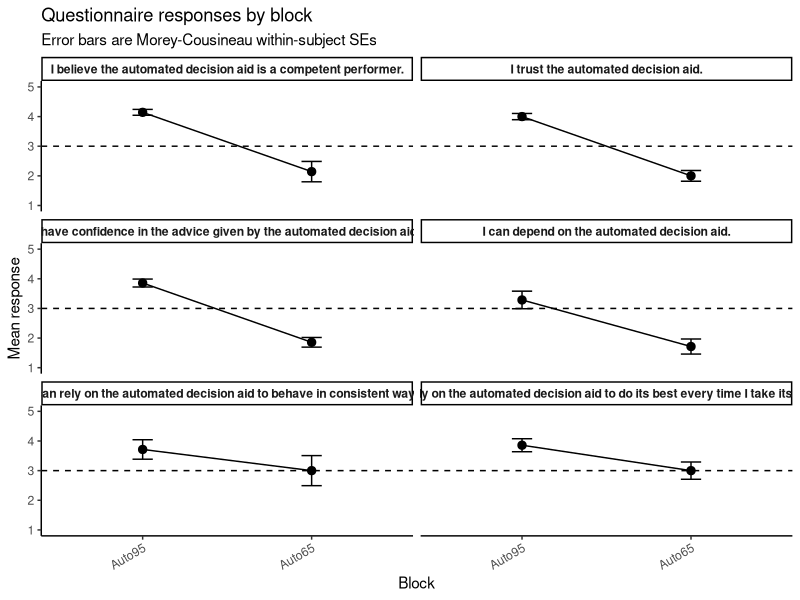

The R source for this figure: (Note: this script raises an error after producing the figure.)
# Clear workspace
rm(list = ls())

# Load libraries
library("dplyr")
library("readr")
library("tidyr")
library("patchwork")
library("ggplot2")
library("forcats")

# ------------------
# Load data
# ------------------
dat <- read_csv("data/data_virus_postblock_all.csv", show_col_types = FALSE)
str(dat)

# ------------------
# Questionnaire responses by block
# Across-participant mean with Morey-Cousineau within-subject SEs
# ------------------
dat_q <- dat %>%
  mutate(
    participant_id = factor(participant_id),
    block = factor(
      block,
      levels = c("CALIBRATION", "MANUAL", "AUTOMATION1", "AUTOMATION2"),
      labels = c("Calibration", "Manual", "Auto95", "Auto65")
    ),
    question = factor(question, levels = unique(question))
  ) %>%
  filter(!is.na(participant_id), !is.na(block), !is.na(question), !is.na(response))

subj_q_summary <- dat_q %>%
  group_by(participant_id, block, question) %>%
  summarise(
    response = mean(response, na.rm = TRUE),
    .groups = "drop"
  )

get_morey_cf <- function(data, subject_col, within_cols, dv_col) {
  
  subj_means <- data %>%
    group_by(.data[[subject_col]]) %>%
    summarise(
      subj_mean = mean(.data[[dv_col]], na.rm = TRUE),
      .groups = "drop"
    )
  
  grand_mean <- mean(data[[dv_col]], na.rm = TRUE)
  
  data_norm <- data %>%
    left_join(subj_means, by = setNames(subject_col, subject_col)) %>%
    mutate(
      dv_norm = .data[[dv_col]] - subj_mean + grand_mean
    )
  
  n_within <- prod(sapply(within_cols, function(v) dplyr::n_distinct(data[[v]])))
  morey_correction <- sqrt(n_within / (n_within - 1))
  
  out <- data_norm %>%
    group_by(across(all_of(within_cols))) %>%
    summarise(
      mean = mean(.data[[dv_col]], na.rm = TRUE),
      sd_norm = sd(dv_norm, na.rm = TRUE),
      n = dplyr::n_distinct(.data[[subject_col]]),
      se = (sd_norm / sqrt(n)) * morey_correction,
      .groups = "drop"
    )
  
  out
}

q_plot_dat <- get_morey_cf(
  data = subj_q_summary,
  subject_col = "participant_id",
  within_cols = c("block", "question"),
  dv_col = "response"
)

p_q <- ggplot(q_plot_dat, aes(x = block, y = mean, group = 1)) +
  geom_hline(yintercept = 3, linetype = "dashed") +
  geom_line() +
  geom_point(size = 2.5) +
  geom_errorbar(aes(ymin = mean - se, ymax = mean + se), width = 0.12) +
  facet_wrap(~ question, ncol = 2) +
  scale_y_continuous(limits = c(1, 5), breaks = 1:5) +
  labs(
    x = "Block",
    y = "Mean response",
    title = "Questionnaire responses by block",
    subtitle = "Error bars are Morey-Cousineau within-subject SEs"
  ) +
  theme_classic() +
  theme(
    strip.text = element_text(face = "bold"),
    axis.text.x = element_text(angle = 30, hjust = 1)
  )

p_q

ggsave(
  filename = "plots/postblock_qs_plot.pdf",
  plot = p_q,
  width = 11,
  height = 9
)

ggsave(
  filename = "plots/postblock_qs_plot.png",
  plot = p_q,
  width = 11,
  height = 9,
  dpi = 300
)

# ------------------
# Load slider data
# ------------------
dat_slider_raw <- read_csv("data/data_virus_sliders_all.csv", show_col_types = FALSE)
str(dat_slider_raw)

# ------------------
# Prepare slider data
# ------------------
dat_slider <- dat_slider_raw %>%
  mutate(
    participant_id = factor(participant_id),
    block = factor(
      block,
      levels = c("CALIBRATION", "MANUAL", "AUTOMATION1", "AUTOMATION2"),
      labels = c("Calibration", "Manual", "Auto95", "Auto65")
    ),
    question_key = factor(
      question_key,
      levels = c("perc_self_correct", "perc_auto_correct"),
      labels = c("Self rated accuracy", "Aid rated accuracy")
    )
  ) %>%
  filter(
    !is.na(participant_id),
    !is.na(block),
    !is.na(question_key),
    !is.na(response_percent)
  )

# If there is ever more than one row per participant/block/question_key,
# average within participant first
subj_slider_summary <- dat_slider %>%
  group_by(participant_id, block, question_key) %>%
  summarise(
    response_percent = mean(response_percent, na.rm = TRUE),
    .groups = "drop"
  )

# ------------------
# Morey-Cousineau summary
# ------------------
slider_plot_dat <- get_morey_cf(
  data = subj_slider_summary,
  subject_col = "participant_id",
  within_cols = c("block", "question_key"),
  dv_col = "response_percent"
)

# ------------------
# Plot
# ------------------
p_slider <- ggplot(
  slider_plot_dat,
  aes(x = block, y = mean, group = 1)
) +
  geom_hline(yintercept = 50, linetype = "dashed") +
  geom_line() +
  geom_point(size = 2.5) +
  geom_errorbar(aes(ymin = mean - se, ymax = mean + se), width = 0.12) +
  facet_wrap(~ question_key, ncol = 1) +
  scale_y_continuous(
    limits = c(0, 100),
    breaks = seq(0, 100, by = 20)
  ) +
  labs(
    x = "Block",
    y = "Mean slider response (%)",
    title = "Slider responses by block",
    subtitle = "Error bars are Morey-Cousineau within-subject SEs"
  ) +
  theme_classic() +
  theme(
    strip.text = element_text(face = "bold"),
    axis.text.x = element_text(angle = 30, hjust = 1)
  )

p_slider

ggsave(
  filename = "plots/postblock_sliders_plot.pdf",
  plot = p_slider,
  width = 7,
  height = 6
)

ggsave(
  filename = "plots/postblock_sliders_plot.png",
  plot = p_slider,
  width = 7,
  height = 6,
  dpi = 300
)
